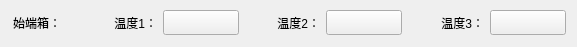
<?xml version="1.0" encoding="UTF-8"?>
<ui version="4.0">
 <class>SetLineTem</class>
 <widget class="QWidget" name="SetLineTem">
  <property name="geometry">
   <rect>
    <x>0</x>
    <y>0</y>
    <width>577</width>
    <height>47</height>
   </rect>
  </property>
  <property name="windowTitle">
   <string>Form</string>
  </property>
  <widget class="QPushButton" name="temBtn_2">
   <property name="geometry">
    <rect>
     <x>326</x>
     <y>10</y>
     <width>76</width>
     <height>25</height>
    </rect>
   </property>
   <property name="text">
    <string/>
   </property>
  </widget>
  <widget class="QPushButton" name="temBtn_1">
   <property name="geometry">
    <rect>
     <x>163</x>
     <y>10</y>
     <width>76</width>
     <height>25</height>
    </rect>
   </property>
   <property name="text">
    <string/>
   </property>
  </widget>
  <widget class="QLabel" name="label_4">
   <property name="geometry">
    <rect>
     <x>-1</x>
     <y>10</y>
     <width>76</width>
     <height>25</height>
    </rect>
   </property>
   <property name="maximumSize">
    <size>
     <width>100</width>
     <height>16777215</height>
    </size>
   </property>
   <property name="text">
    <string>始端箱：</string>
   </property>
   <property name="alignment">
    <set>Qt::AlignCenter</set>
   </property>
  </widget>
  <widget class="QLabel" name="label_2">
   <property name="geometry">
    <rect>
     <x>245</x>
     <y>10</y>
     <width>75</width>
     <height>25</height>
    </rect>
   </property>
   <property name="text">
    <string>温度2：</string>
   </property>
   <property name="alignment">
    <set>Qt::AlignRight|Qt::AlignTrailing|Qt::AlignVCenter</set>
   </property>
  </widget>
  <widget class="QLabel" name="label">
   <property name="geometry">
    <rect>
     <x>81</x>
     <y>10</y>
     <width>76</width>
     <height>25</height>
    </rect>
   </property>
   <property name="text">
    <string>温度1：</string>
   </property>
   <property name="alignment">
    <set>Qt::AlignRight|Qt::AlignTrailing|Qt::AlignVCenter</set>
   </property>
  </widget>
  <widget class="QLabel" name="label_3">
   <property name="geometry">
    <rect>
     <x>408</x>
     <y>10</y>
     <width>76</width>
     <height>25</height>
    </rect>
   </property>
   <property name="text">
    <string>温度3：</string>
   </property>
   <property name="alignment">
    <set>Qt::AlignRight|Qt::AlignTrailing|Qt::AlignVCenter</set>
   </property>
  </widget>
  <widget class="QPushButton" name="temBtn_3">
   <property name="geometry">
    <rect>
     <x>490</x>
     <y>10</y>
     <width>76</width>
     <height>25</height>
    </rect>
   </property>
   <property name="text">
    <string/>
   </property>
  </widget>
 </widget>
 <resources/>
 <connections/>
</ui>
